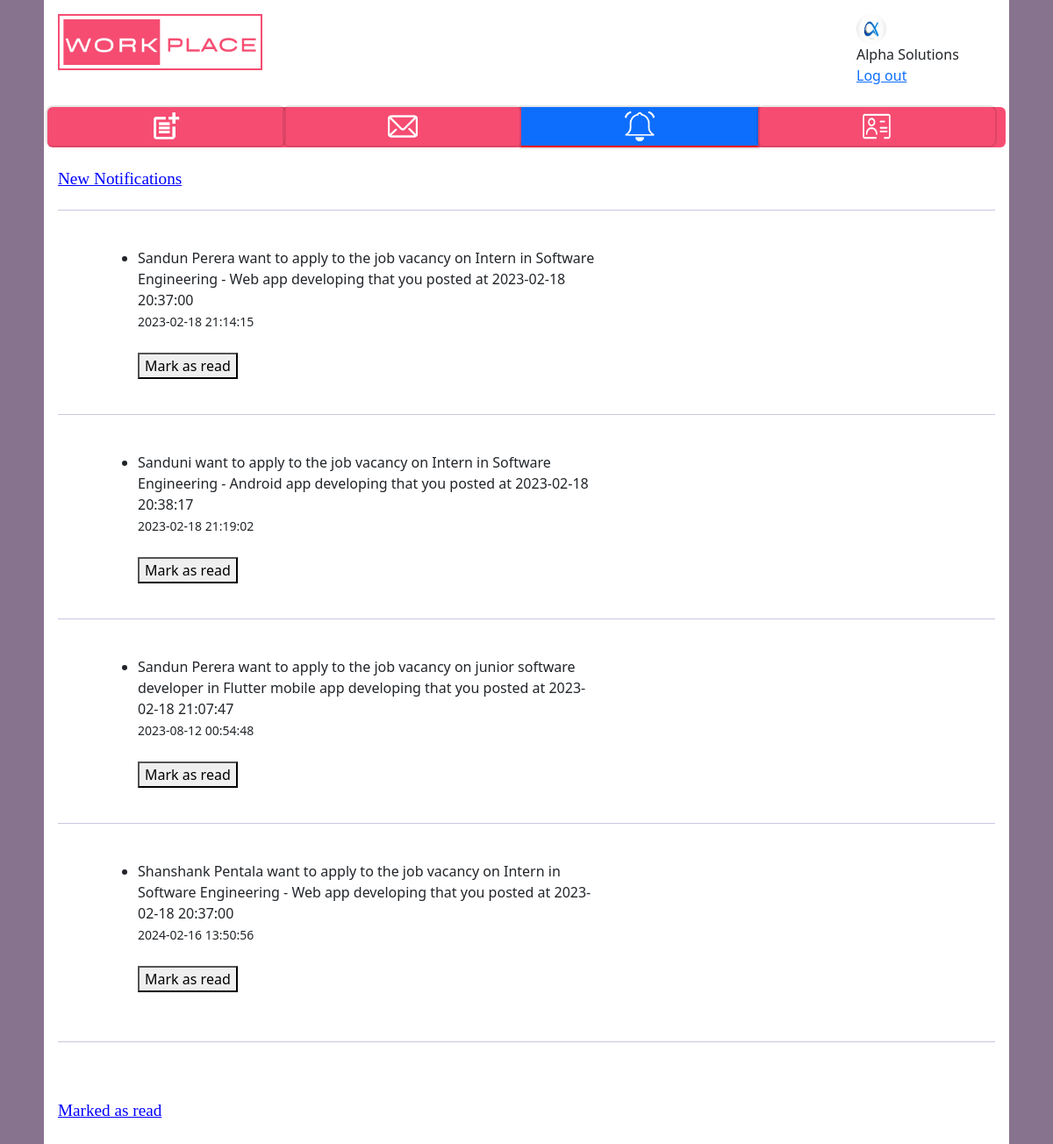
/comnotifications/01ca3045-d304-4f51-b955-e11f01f4c2c0/, run on the app's committed database.
### WorkplaceApp/models.py (models this page shows)
class companyDataTable(models.Model):
    objects = None
    comid = models.UUIDField(default=uuid.uuid4, primary_key=True, editable=False, unique=True)
    companyname = models.CharField(max_length=100)
    comregno = models.CharField(max_length=500)
    address = models.TextField(blank=True, null=True)
    email = models.CharField(max_length=200)
    tel = models.CharField(max_length=50)
    preffield = models.CharField(max_length=300)
    linkedin = models.CharField(blank=True, null=True, max_length=1000)
    createtimestamp = models.DateTimeField(auto_now_add=True)
    updatetimestamp = models.DateTimeField(auto_now_add=True)
    profilepic = models.ImageField(null=True, blank=True)
    username = models.CharField(unique=True, max_length=200)
    password = models.CharField(max_length=100)

class ComNotification(models.Model):
    ComNotificationId = models.UUIDField(default=uuid.uuid4, primary_key=True, editable=False, unique=True)
    notification = models.TextField(blank=True, null=True)
    company = models.ForeignKey(companyDataTable, on_delete=models.CASCADE, null=True, blank=True)
    createtimestamp = models.CharField(max_length=30, blank=True, null=True)
    MarkAsRead = models.CharField(max_length=5, blank=True, null=True)

### WorkplaceApp/views.py (the view)
# urls.py: path('comnotifications/<str:comid>/', views.ComNotifications, name="ComNotifications"),
def ComNotifications(request, comid):
    comdb = companyDataTable.objects.get(comid=comid)
    newNotifications = ComNotification.objects.filter(company=comdb, MarkAsRead='0')
    oldNotifications = ComNotification.objects.filter(company=comdb, MarkAsRead='1')
    return render(request, "company/comnotification.html",
                  {'comdb': comdb, 'newNotifications': newNotifications, 'oldNotifications': oldNotifications})

### template/company/comnotification.html (shortened to what this page needs)
<!DOCTYPE html>
<html>
	<head>
		{% load static %}
		<link href="https://cdn.jsdelivr.net/npm/bootstrap@5.2.3/dist/css/bootstrap.min.css" rel="stylesheet">
		  <link href="{% static 'css/style.css' %} " rel="stylesheet">
	</head>
<body style="background-color: #88738E;">
		<div class="container p-3" style="background-color: #ffffff;">
			<div class="row header">
				<div class="col-3 col-sm-3">
				<img src="{% static 'images/WorkplaceIcon.png' %}" alt="Company Logo" style=" height: 64px; width: auto;" class="companyLogo">
				</div>
				<div class="col-7 col-sm-7">
				</div>
				<div class="col-2 col-sm-2">
				<img src="{{comdb.profilepic.url}}" alt="User Icon" style="width: 34px; height: 34px;" class="usericon rounded-pill "><br>{{comdb.companyname}}<br><a href="{% url 'logout' %}">Log out</a>
				</div>
			</div>
			<br>
			<div class="row sticky">
			  <ul class="nav nav-pills nav-justified navbarclr">
			    <li class="nav-item">
			      <a class="nav-link" href="{% url 'addpost' comdb.comid %}"> <img src="{% static 'images/icon/addpost.png' %}" alt="Add Posts" style="width: 34px; height: 34px;" class="btnicon"> </a>
			    </li>
			    <li class="nav-item">
			      <a class="nav-link" href="{% url 'commsg' comdb.comid %}"><img src="{% static 'images/icon/msgwhite.png' %}" alt="Messages" style="width: 34px; height: 34px;" class="btnicon"></a>
			    </li>
			    <li class="nav-item">
			      <a class="nav-link active" href="{% url 'ComNotifications' comdb.comid %}"><img src="{% static 'images/icon/notificationwhite.png' %}" alt="Notifications" style="width: 34px; height: 34px;" class="btnicon"></a>
			    </li>
			    <li class="nav-item">
			      <a class="nav-link" href="{% url 'mypost' comdb.comid %}"><img src="{% static 'images/icon/mypost.png' %}" alt="My Posts" style="width: 34px; height: 34px;" class="btnicon"></a>
			    </li>
			  </ul>
			</div>
    <br>
			<div class="row" id="newNotifications">
				<h1 style="color:blue; font-family: verdana; font-size: 120%;"><u> New Notifications</u></h1>
				<ul>
				{% for i in newNotifications %}
				<hr style="color:#242582; height:3px;">
				<div class="row">
					<div class="col-1 col-sm-1"></div>
						<div class="col-10 col-sm-10 notibody" >
							<br>
							<div class="singlenotification"  style="float: left; width: 60%">
								<div class="notitext">
									<li>
									{{ i.notification }}
									<br><small>{{ i.createtimestamp }}</small><br>
									<br>
									<a href="{% url 'markasreadCom' comdb.comid i.ComNotificationId %}"> <button class="removenotification">Mark as read</button></a>
								</li>
								</div><br>
							</div>
						</div>
					<div class="col-1 col-sm-1"></div>
				</div>
				{% endfor %}
			</ul>
			</div>
			<hr style="color:#242582; height:3px;">
			<br><br>
			<div class="row" id="oldNotifications">
				<h1 style="color:blue; font-family: verdana; font-size: 120%;"><u>Marked as read</u> </h1>
			</div>
		</div>
</body>
</html>

### static/css/style.css (style rules this page uses)
.container { max-width: 1100px; margin: 0 auto; overflow: hidden; padding: 0 20px; }
.sticky { position: sticky; top: 0; padding: 0px; background-color: #f64c72; border-radius: 6px; }
.nav-link.active { color: black; background-color: red; border-radius: 0px; border-bottom: 2px solid red; }
.nav-item a { padding: 5px; color: black; transition: all 0.3s ease; box-shadow: 0 0 0 2px rgba(0, 0, 0, 0.1); }

### data on the page
companyDataTable: profilepic (picture), companyname "Alpha Solutions"
ComNotification: notification "Sandun Perera want to apply to the job vacancy on Intern in Software Engineering - Web app developing that you posted at 2023-02-18 20:37:00", createtimestamp "2023-02-18 21:14:15"
ComNotification: notification "Sanduni want to apply to the job vacancy on Intern in Software Engineering - Android app developing that you posted at 2023-02-18 20:38:17", createtimestamp "2023-02-18 21:19:02"
ComNotification: notification "Sandun Perera want to apply to the job vacancy on junior software developer in Flutter mobile app developing that you posted at 2023-02-18 21:07:47", createtimestamp "2023-08-12 00:54:48"
ComNotification: notification "Shanshank Pentala want to apply to the job vacancy on Intern in Software Engineering - Web app developing that you posted at 2023-02-18 20:37:00", createtimestamp "2024-02-16 13:50:56"
